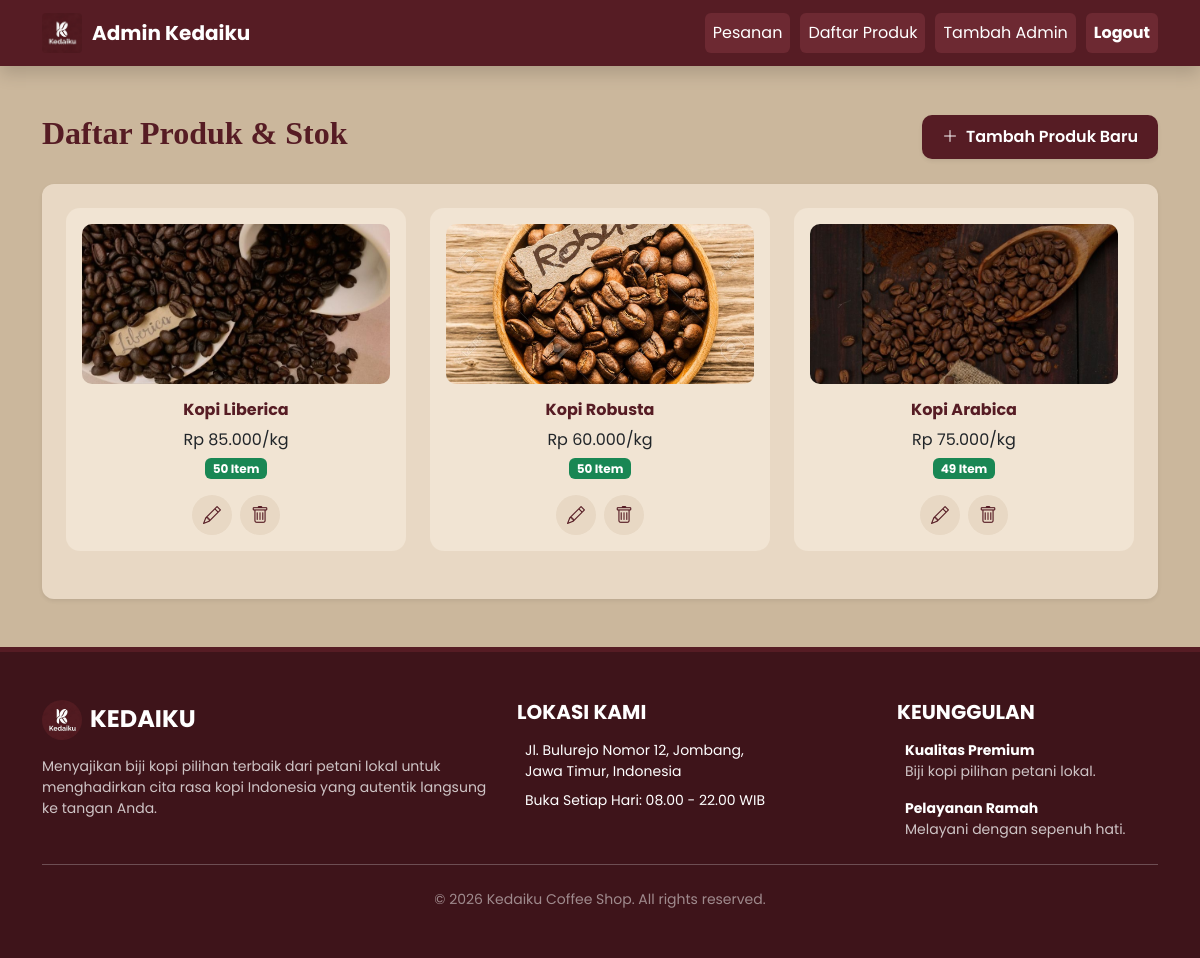
The page /kelola_produk.php (signed in) on the database as committed earlier.
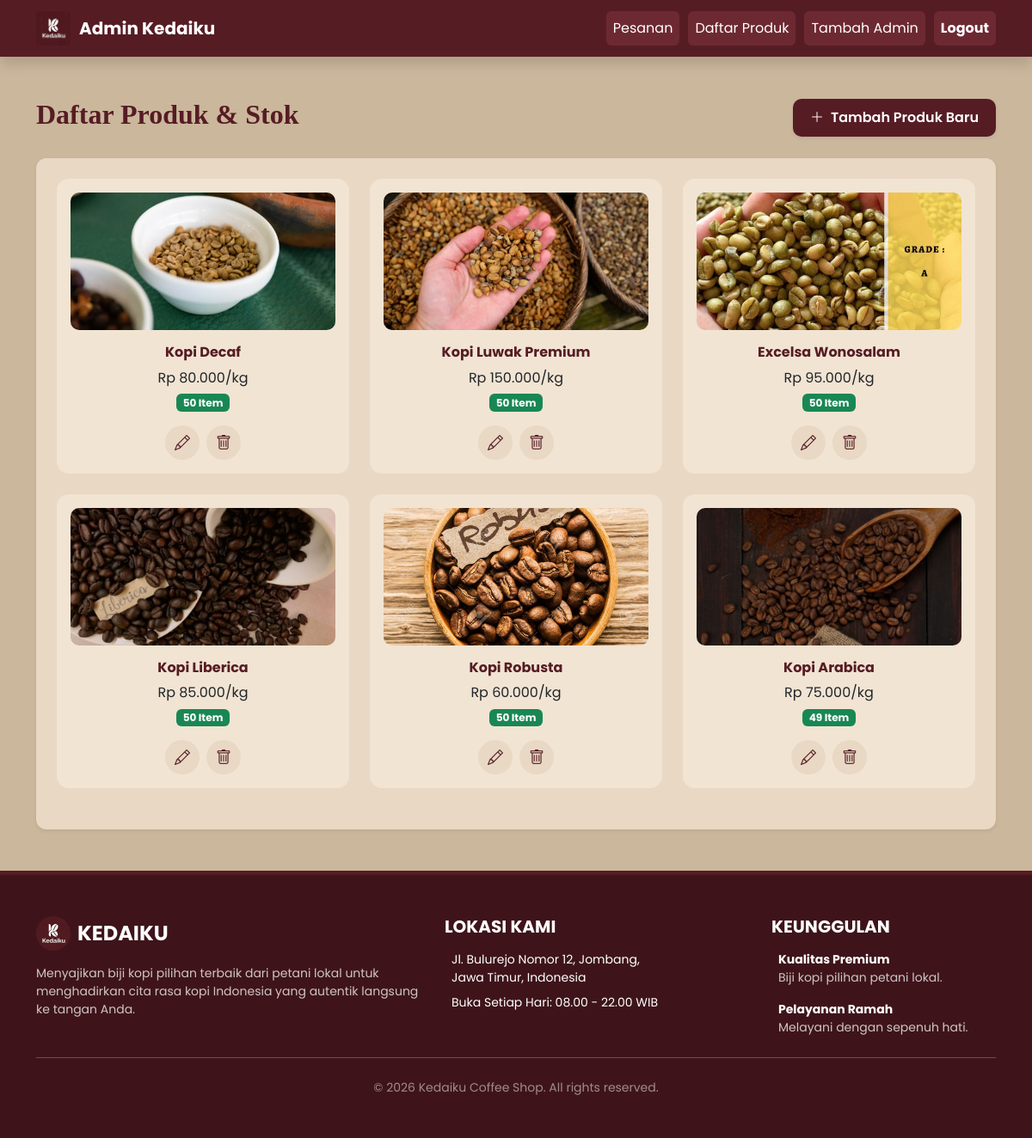
The same page on the database as committed later.
### tables this page shows
CREATE TABLE IF NOT EXISTS `produk` (
  `id` int NOT NULL AUTO_INCREMENT,
  `nama` varchar(100) DEFAULT NULL,
  `harga` int DEFAULT NULL,
  `gambar` varchar(200) DEFAULT NULL,
  `stok` int NOT NULL DEFAULT '0',
  PRIMARY KEY (`id`)
);

### kelola_produk.php (the view, shortened to what this page needs)
<?php
include 'koneksi.php';
?>
<!DOCTYPE html>
<html lang="id">
<head>
    <link rel="stylesheet" href="assets/css/style.css">
    <link rel="stylesheet" href="https://cdn.jsdelivr.net/npm/bootstrap@5.3.2/dist/css/bootstrap.min.css">
    <link rel="stylesheet" href="https://cdn.jsdelivr.net/npm/bootstrap-icons@1.11.3/font/bootstrap-icons.css">
</head>
<body>
<nav class="navbar navbar-expand-lg navbar-dark navbar-custom sticky-top shadow">
    <div class="container">
        <a class="navbar-brand fw-bold" href="admin.php">
            <img src="assets/gambar/Logo_Project.jpeg" alt="Logo Kedaiku">
            Admin Kedaiku
        </a>
        <div class="collapse navbar-collapse" id="navbarNav">
            <ul class="navbar-nav ms-auto">
                <li class="nav-item"><a class="nav-link" href="admin.php">Pesanan</a></li>
                <li class="nav-item"><a class="nav-link active" href="kelola_produk.php">Daftar Produk</a></li>
                <li class="nav-item"><a class="nav-link" href="tambah_admin.php">Tambah Admin</a></li>
                <li class="nav-item"><a class="nav-link text-warning fw-bold" href="logout.php">Logout</a></li>
            </ul>
        </div>
    </div>
</nav>
<div class="container my-5">
    <div class="d-flex justify-content-between align-items-center mb-4">
        <h2>Daftar Produk & Stok</h2>
        <a href="tambah_produk.php" class="btn btn-add shadow-sm">
            <i class="bi bi-plus-lg me-2"></i>Tambah Produk Baru
        </a>
    </div>
    <div class="card p-4 shadow-sm border-0">
        <div class="row">
            <?php
            $query = $koneksi->query("SELECT * FROM produk ORDER BY id DESC");
            if ($query->num_rows > 0) {
                while ($row = $query->fetch_assoc()) {
            ?>
            <div class="col-md-4 col-sm-6 mb-4">
                <div class="produk-card p-3 h-100 text-center">
                    <img src="assets/gambar/<?php echo $row['gambar']; ?>" class="produk-img mb-3">
                    <h6 class="fw-bold"><?php echo $row['nama']; ?></h6>
                    <p class="mb-1">Rp <?php echo number_format($row['harga'], 0, ',', '.'); ?>/kg</p>
                    <?php if ($row['stok'] > 0) { ?>
                        <span class="badge bg-success mb-2"><?php echo $row['stok']; ?> Item</span>
                    <?php } else { ?>
                        <span class="badge bg-danger mb-2">Habis</span>
                    <?php } ?>
                    <div class="d-flex justify-content-center gap-2 mt-2">
                        <a href="edit_produk.php?id=<?php echo $row['id']; ?>" class="btn icon-btn edit-btn">
                            <i class="bi bi-pencil"></i>
                        </a>
                        <a href="kelola_produk.php?hapus=<?php echo $row['id']; ?>"
                           class="btn icon-btn delete-btn"
                           onclick="return confirm('Yakin ingin menghapus kopi ini?');">
                            <i class="bi bi-trash"></i>
                        </a>
                    </div>
                </div>
            </div>
            <?php
                }
            } else {
                echo "<div class='text-center py-5'>
                        <i class='bi bi-box-seam display-1 text-muted'></i>
                        <p class='mt-3 text-muted'>Belum ada produk. Silakan tambah produk baru.</p>
                      </div>";
            }
            ?>
        </div>
    </div>
</div>
<?php include 'layout/footer.php'; ?>
</body>
</html>

Rows that differ between the two databases and show on the page:
added produk: gambar (picture), nama "Kopi Decaf", harga "80.000", stok "50"
added produk: gambar (picture), nama "Kopi Luwak Premium", harga "150.000", stok "50"
added produk: gambar (picture), nama "Excelsa Wonosalam", harga "95.000", stok "50"
